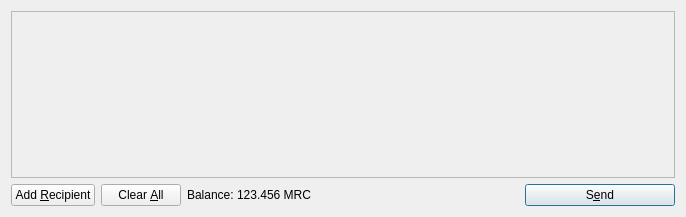
<?xml version="1.0" encoding="UTF-8"?>
<ui version="4.0">
 <class>SendCoinsDialog</class>
 <widget class="QDialog" name="SendCoinsDialog">
  <property name="geometry">
   <rect>
    <x>0</x>
    <y>0</y>
    <width>686</width>
    <height>217</height>
   </rect>
  </property>
  <property name="windowTitle">
   <string>Send Coins</string>
  </property>
  <layout class="QVBoxLayout" name="verticalLayout">
   <item>
    <widget class="QScrollArea" name="scrollArea">
     <property name="widgetResizable">
      <bool>true</bool>
     </property>
     <widget class="QWidget" name="scrollAreaWidgetContents">
      <property name="geometry">
       <rect>
        <x>0</x>
        <y>0</y>
        <width>666</width>
        <height>165</height>
       </rect>
      </property>
      <layout class="QVBoxLayout" name="verticalLayout_2">
       <property name="margin">
        <number>0</number>
       </property>
       <item>
        <layout class="QVBoxLayout" name="entries">
         <property name="spacing">
          <number>6</number>
         </property>
        </layout>
       </item>
       <item>
        <spacer name="verticalSpacer">
         <property name="orientation">
          <enum>Qt::Vertical</enum>
         </property>
         <property name="sizeHint" stdset="0">
          <size>
           <width>20</width>
           <height>40</height>
          </size>
         </property>
        </spacer>
       </item>
      </layout>
     </widget>
    </widget>
   </item>
   <item>
    <layout class="QHBoxLayout" name="horizontalLayout">
     <item>
      <widget class="QPushButton" name="addButton">
       <property name="toolTip">
        <string>Send to multiple recipients at once</string>
       </property>
       <property name="text">
        <string>Add &amp;Recipient</string>
       </property>
       <property name="icon">
        <iconset resource="../bitcoin.qrc">
         <normaloff>:/icons/add</normaloff>:/icons/add</iconset>
       </property>
       <property name="autoDefault">
        <bool>false</bool>
       </property>
      </widget>
     </item>
     <item>
      <widget class="QPushButton" name="clearButton">
       <property name="sizePolicy">
        <sizepolicy hsizetype="Minimum" vsizetype="Fixed">
         <horstretch>0</horstretch>
         <verstretch>0</verstretch>
        </sizepolicy>
       </property>
       <property name="toolTip">
        <string>Remove all transaction fields</string>
       </property>
       <property name="text">
        <string>Clear &amp;All</string>
       </property>
       <property name="icon">
        <iconset resource="../bitcoin.qrc">
         <normaloff>:/icons/remove</normaloff>:/icons/remove</iconset>
       </property>
       <property name="autoRepeatDelay">
        <number>300</number>
       </property>
       <property name="autoDefault">
        <bool>false</bool>
       </property>
      </widget>
     </item>
     <item>
      <layout class="QHBoxLayout" name="horizontalLayout_2">
       <property name="spacing">
        <number>3</number>
       </property>
       <item>
        <widget class="QLabel" name="label">
         <property name="text">
          <string>Balance:</string>
         </property>
        </widget>
       </item>
       <item>
        <widget class="QLabel" name="labelBalance">
         <property name="cursor">
          <cursorShape>IBeamCursor</cursorShape>
         </property>
         <property name="text">
          <string>123.456 MRC</string>
         </property>
         <property name="textInteractionFlags">
          <set>Qt::LinksAccessibleByMouse|Qt::TextSelectableByKeyboard|Qt::TextSelectableByMouse</set>
         </property>
        </widget>
       </item>
      </layout>
     </item>
     <item>
      <spacer name="horizontalSpacer">
       <property name="orientation">
        <enum>Qt::Horizontal</enum>
       </property>
       <property name="sizeHint" stdset="0">
        <size>
         <width>40</width>
         <height>20</height>
        </size>
       </property>
      </spacer>
     </item>
     <item>
      <widget class="QPushButton" name="sendButton">
       <property name="minimumSize">
        <size>
         <width>150</width>
         <height>0</height>
        </size>
       </property>
       <property name="toolTip">
        <string>Confirm the send action</string>
       </property>
       <property name="text">
        <string>S&amp;end</string>
       </property>
       <property name="icon">
        <iconset resource="../bitcoin.qrc">
         <normaloff>:/icons/send</normaloff>:/icons/send</iconset>
       </property>
       <property name="default">
        <bool>true</bool>
       </property>
      </widget>
     </item>
    </layout>
   </item>
  </layout>
 </widget>
 <resources>
  <include location="../bitcoin.qrc"/>
 </resources>
 <connections/>
</ui>
